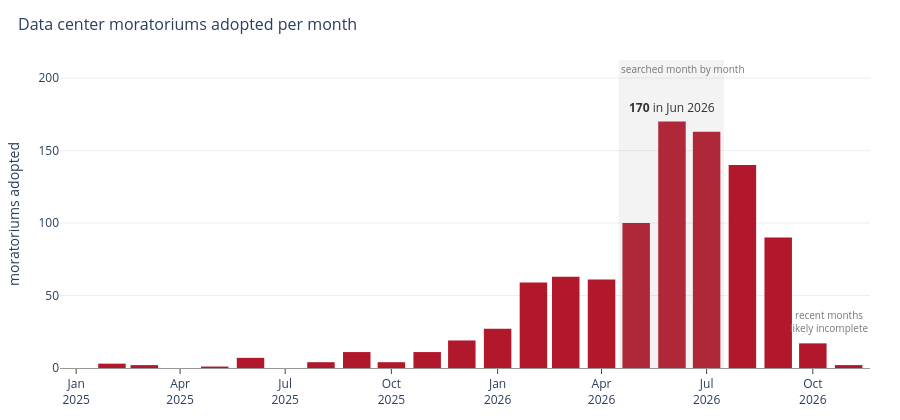

The code cell stored with this chart in its notebook:
### Code cell
# Visual C: the pushback wave. Moratoriums adopted per month, 2025 onward (the 2018-2024 ones are left off so
# recent months are readable). The shaded band marks the months searched systematically, state by state.
PUSHBACK = "#b2182b"
wave = monthly[monthly.index >= "2025-01-01"]
fig = go.Figure(go.Bar(x=wave.index, y=wave.values, marker_color=PUSHBACK, marker_line_width=0,
    hovertemplate="%{x|%B %Y}: %{y} moratoriums adopted<extra></extra>"))
fig.add_vrect(x0="2026-04-16", x1="2026-07-16", fillcolor="#999", opacity=0.12, line_width=0,
              annotation_text="searched month by month", annotation_position="top left", annotation_font=dict(size=10, color="#777"))
fig.add_annotation(x=monthly.idxmax(), y=monthly.max(), text=f"<b>{monthly.max()}</b> in {monthly.idxmax():%b %Y}",
                   showarrow=False, yanchor="bottom", yshift=4, font=dict(size=12, color="#333"))
fig.add_annotation(x="2026-10-15", y=wave["2026-10-01":].max(), text="recent months<br>likely incomplete", showarrow=False,
                   yanchor="bottom", yshift=6, font=dict(size=10, color="#777"))
fig.update_layout(height=420, margin=dict(l=60, r=30, t=60, b=50), plot_bgcolor="white", bargap=0.15,
    title=dict(text="Data center moratoriums adopted per month", x=0.02, font=dict(size=16)),
    xaxis=dict(dtick="M3", tickformat="%b<br>%Y", showgrid=False, linecolor="#999", ticks="outside"),
    yaxis=dict(title="moratoriums adopted", gridcolor="#eee", zeroline=False, range=[0, monthly.max() * 1.25]))
fig.write_html(ROOT / "jppolizzi" / "story_03a_pushback_wave.html", include_plotlyjs=True, config={"displayModeBar": False})
fig.show()

### Figure 1 — Plotly figure (JSON) as saved in the notebook; plotly's stock layout.template omitted (floating-point values rounded to 4 significant figures)
{"data": [{"hovertemplate": "%{x|%B %Y}: %{y} moratoriums adopted<extra></extra>", "marker": {"color": "#b2182b", "line": {"width": 0}}, "type": "bar", "x": ["2025-01-01T00:00:00.000000000", "2025-02-01T00:00:00.000000000", "2025-03-01T00:00:00.000000000", "2025-04-01T00:00:00.000000000", "2025-05-01T00:00:00.000000000", "2025-06-01T00:00:00.000000000", "2025-07-01T00:00:00.000000000", "2025-08-01T00:00:00.000000000", "2025-09-01T00:00:00.000000000", "2025-10-01T00:00:00.000000000", "2025-11-01T00:00:00.000000000", "2025-12-01T00:00:00.000000000", "2026-01-01T00:00:00.000000000", "2026-02-01T00:00:00.000000000", "2026-03-01T00:00:00.000000000", "2026-04-01T00:00:00.000000000", "2026-05-01T00:00:00.000000000", "2026-06-01T00:00:00.000000000", "2026-07-01T00:00:00.000000000", "2026-08-01T00:00:00.000000000", "2026-09-01T00:00:00.000000000", "2026-10-01T00:00:00.000000000", "2026-11-01T00:00:00.000000000"], "y": [0, 3, 2, 0, 1, 7, 0, 4, 11, 4, 11, 19, 27, 59, 63, 61, 100, 170, 163, 140, 90, 17, 2]}], "layout": {"annotations": [{"font": {"color": "#777", "size": 10}, "showarrow": false, "text": "searched month by month", "x": "2026-04-16", "xanchor": "left", "xref": "x", "y": 1, "yanchor": "top", "yref": "y domain"}, {"font": {"color": "#333", "size": 12}, "showarrow": false, "text": "<b>170</b> in Jun 2026", "x": "2026-06-01T00:00:00", "y": 170, "yanchor": "bottom", "yshift": 4}, {"font": {"color": "#777", "size": 10}, "showarrow": false, "text": "recent months<br>likely incomplete", "x": "2026-10-15", "y": 17, "yanchor": "bottom", "yshift": 6}], "bargap": 0.15, "height": 420, "margin": {"b": 50, "l": 60, "r": 30, "t": 60}, "plot_bgcolor": "white", "shapes": [{"fillcolor": "#999", "line": {"width": 0}, "opacity": 0.12, "type": "rect", "x0": "2026-04-16", "x1": "2026-07-16", "xref": "x", "y0": 0, "y1": 1, "yref": "y domain"}], "title": {"font": {"size": 16}, "text": "Data center moratoriums adopted per month", "x": 0.02}, "xaxis": {"dtick": "M3", "linecolor": "#999", "showgrid": false, "tickformat": "%b<br>%Y", "ticks": "outside"}, "yaxis": {"gridcolor": "#eee", "range": [0, 212.5], "title": {"text": "moratoriums adopted"}, "zeroline": false}}}
